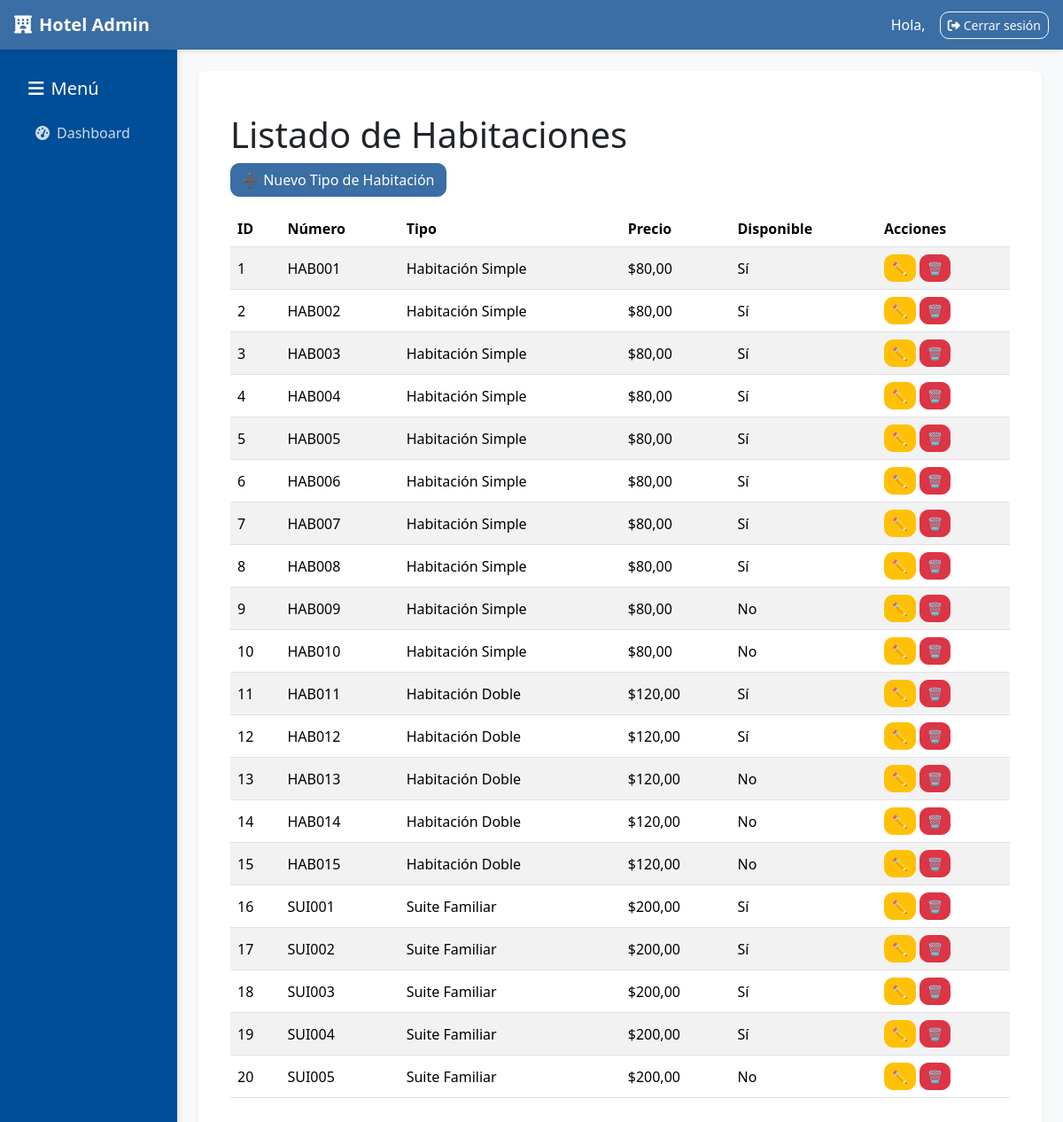
The page /habitaciones/admin/habitaciones/ on the database its author committed.
### habitaciones/models.py (models this page shows, shortened)
class Habitacion(models.Model):
    numero = models.CharField(max_length=10, unique=True, help_text="Número o identificador de la habitación")
    tipo_habitacion = models.ForeignKey(TipoHabitacion, on_delete=models.CASCADE, related_name='habitaciones')
    disponible = models.BooleanField(default=True, help_text="Si la habitación está disponible para uso")
    en_mantenimiento = models.BooleanField(default=False, help_text="Si la habitación está en mantenimiento")
    observaciones = models.TextField(blank=True, null=True, help_text="Observaciones específicas de esta habitación")
    class Meta:
        verbose_name = "Habitación"
        verbose_name_plural = "Habitaciones"
        ordering = ['numero']
    @property
    def precio(self):
        return self.tipo_habitacion.precio

class TipoHabitacion(models.Model):
    nombre = models.CharField(max_length=100, unique=True)
    precio = models.DecimalField(max_digits=10, decimal_places=2)
    capacidad = models.PositiveIntegerField(default=1)
    stock_total = models.PositiveIntegerField(default=0, help_text="Cantidad total de habitaciones de este tipo")
    stock_disponible = models.PositiveIntegerField(default=0, help_text="Cantidad disponible para reservar")
    descripcion = models.TextField(blank=True, null=True)
    imagen = models.ImageField(upload_to='tipos_habitaciones/', blank=True, null=True)
    activo = models.BooleanField(default=True)
    class Meta:
        verbose_name = "Tipo de Habitación"
        verbose_name_plural = "Tipos de Habitaciones"

### habitaciones/views.py (the view)
# urls.py: path('admin/habitaciones/', views.admin_habitaciones_list, name='habitaciones_list'),
def admin_habitaciones_list(request):
    habitaciones = Habitacion.objects.all()
    return render(request, 'administracion/habitaciones_list.html', {'habitaciones': habitaciones})

### administracion/permissions.py (called while the page is built, shortened)
def permisos_context(request):
    return {}

### administracion/templates/administracion/habitaciones_list.html
{% extends 'administracion/base_admin.html' %}
{% block content %}
<div class="container mt-4">
    <h1>Listado de Habitaciones</h1>
    <a href="{% url 'habitaciones:habitaciones_create' %}" class="btn btn-primary mb-3">➕ Nuevo Tipo de Habitación</a>
    <table class="table table-striped">
        <thead>
            <tr>
                <th>ID</th>
                <th>Número</th>
                <th>Tipo</th>
                <th>Precio</th>
                <th>Disponible</th>
                <th>Acciones</th>
            </tr>
        </thead>
        <tbody>
            {% for h in habitaciones %}
            <tr>
                <td>{{ h.id }}</td>
                <td>{{ h.numero }}</td>
                <td>{{ h.tipo_habitacion.nombre }}</td>
                <td>${{ h.precio }}</td>
                <td>{{ h.disponible|yesno:"Sí,No" }}</td>
                <td>
                    <a href="{% url 'habitaciones:habitaciones_edit' h.id %}" class="btn btn-warning btn-sm">✏️</a>
                    <a href="{% url 'habitaciones:habitaciones_delete' h.id %}" class="btn btn-danger btn-sm">🗑️</a>
                </td>
            </tr>
            {% empty %}
            <tr>
                <td colspan="6" class="text-center">No hay habitaciones registradas.</td>
            </tr>
            {% endfor %}
        </tbody>
    </table>
</div>
{% endblock %}

### administracion/static/css/admin.css (style rules this page uses)
body { font-family: 'Segoe UI', system-ui, -apple-system, Roboto, Arial, sans-serif; }
.table td, .table th { vertical-align: middle; }
.btn { border-radius: 10px; }

### administracion/templates/administracion/base_admin.html (style rules this page uses)
:root { --primary-color: #3a6ea5; --secondary-color: #004e98; --accent-color: #ff9505; --light-bg: #f8f9fa; --dark-bg: #343a40; }
body { background-color: var(--light-bg); font-family: 'Segoe UI', Tahoma, Geneva, Verdana, sans-serif; }
.btn-primary { background-color: var(--primary-color); border-color: var(--primary-color); }

### rows shown on the page
Habitacion: id "1", numero "HAB001", tipo_habitacion.nombre "Habitación Simple", precio "80,00", disponible "Sí"
Habitacion: id "2", numero "HAB002", tipo_habitacion.nombre "Habitación Simple", precio "80,00", disponible "Sí"
Habitacion: id "3", numero "HAB003", tipo_habitacion.nombre "Habitación Simple", precio "80,00", disponible "Sí"
Habitacion: id "4", numero "HAB004", tipo_habitacion.nombre "Habitación Simple", precio "80,00", disponible "Sí"
Habitacion: id "5", numero "HAB005", tipo_habitacion.nombre "Habitación Simple", precio "80,00", disponible "Sí"
Habitacion: id "6", numero "HAB006", tipo_habitacion.nombre "Habitación Simple", precio "80,00", disponible "Sí"
Habitacion: id "7", numero "HAB007", tipo_habitacion.nombre "Habitación Simple", precio "80,00", disponible "Sí"
Habitacion: id "8", numero "HAB008", tipo_habitacion.nombre "Habitación Simple", precio "80,00", disponible "Sí"
Habitacion: id "9", numero "HAB009", tipo_habitacion.nombre "Habitación Simple", precio "80,00", disponible "No"
Habitacion: id "10", numero "HAB010", tipo_habitacion.nombre "Habitación Simple", precio "80,00", disponible "No"
Habitacion: id "11", numero "HAB011", tipo_habitacion.nombre "Habitación Doble", precio "120,00", disponible "Sí"
Habitacion: id "12", numero "HAB012", tipo_habitacion.nombre "Habitación Doble", precio "120,00", disponible "Sí"
Habitacion: id "13", numero "HAB013", tipo_habitacion.nombre "Habitación Doble", precio "120,00", disponible "No"
Habitacion: id "14", numero "HAB014", tipo_habitacion.nombre "Habitación Doble", precio "120,00", disponible "No"
Habitacion: id "15", numero "HAB015", tipo_habitacion.nombre "Habitación Doble", precio "120,00", disponible "No"
Habitacion: id "16", numero "SUI001", tipo_habitacion.nombre "Suite Familiar", precio "200,00", disponible "Sí"
Habitacion: id "17", numero "SUI002", tipo_habitacion.nombre "Suite Familiar", precio "200,00", disponible "Sí"
Habitacion: id "18", numero "SUI003", tipo_habitacion.nombre "Suite Familiar", precio "200,00", disponible "Sí"
Habitacion: id "19", numero "SUI004", tipo_habitacion.nombre "Suite Familiar", precio "200,00", disponible "Sí"
Habitacion: id "20", numero "SUI005", tipo_habitacion.nombre "Suite Familiar", precio "200,00", disponible "No"
